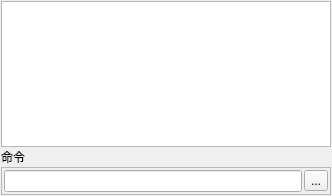
<?xml version="1.0" encoding="UTF-8"?>
<ui version="4.0">
 <class>QG_CommandWidget</class>
 <widget class="QWidget" name="QG_CommandWidget">
  <property name="geometry">
   <rect>
    <x>0</x>
    <y>0</y>
    <width>332</width>
    <height>196</height>
   </rect>
  </property>
  <property name="windowTitle">
   <string>Command Line</string>
  </property>
  <layout class="QVBoxLayout">
   <property name="spacing">
    <number>1</number>
   </property>
   <property name="leftMargin">
    <number>1</number>
   </property>
   <property name="topMargin">
    <number>1</number>
   </property>
   <property name="rightMargin">
    <number>1</number>
   </property>
   <property name="bottomMargin">
    <number>1</number>
   </property>
   <item>
    <widget class="QG_CommandHistory" name="teHistory">
     <property name="minimumSize">
      <size>
       <width>0</width>
       <height>23</height>
      </size>
     </property>
     <property name="focusPolicy">
      <enum>Qt::NoFocus</enum>
     </property>
     <property name="toolTip">
      <string>Command history and output</string>
     </property>
     <property name="lineWidth">
      <number>0</number>
     </property>
     <property name="horizontalScrollBarPolicy">
      <enum>Qt::ScrollBarAlwaysOff</enum>
     </property>
     <property name="documentTitle">
      <string notr="true"/>
     </property>
     <property name="undoRedoEnabled">
      <bool>false</bool>
     </property>
     <property name="readOnly">
      <bool>true</bool>
     </property>
     <property name="html">
      <string notr="true">&lt;!DOCTYPE HTML PUBLIC &quot;-//W3C//DTD HTML 4.0//EN&quot; &quot;http://www.w3.org/TR/REC-html40/strict.dtd&quot;&gt;
&lt;html&gt;&lt;head&gt;&lt;meta name=&quot;qrichtext&quot; content=&quot;1&quot; /&gt;&lt;style type=&quot;text/css&quot;&gt;
p, li { white-space: pre-wrap; }
&lt;/style&gt;&lt;/head&gt;&lt;body style=&quot; font-family:'Microsoft YaHei'; font-size:11pt; font-weight:400; font-style:normal;&quot;&gt;
&lt;p style=&quot;-qt-paragraph-type:empty; margin-top:0px; margin-bottom:0px; margin-left:0px; margin-right:0px; -qt-block-indent:0; text-indent:0px; font-family:'Sans'; font-size:10pt;&quot;&gt;&lt;br /&gt;&lt;/p&gt;&lt;/body&gt;&lt;/html&gt;</string>
     </property>
     <property name="acceptRichText">
      <bool>false</bool>
     </property>
     <property name="linkUnderline" stdset="0">
      <bool>false</bool>
     </property>
    </widget>
   </item>
   <item>
    <widget class="QLabel" name="lCommand">
     <property name="text">
      <string>命令</string>
     </property>
     <property name="wordWrap">
      <bool>false</bool>
     </property>
    </widget>
   </item>
   <item>
    <widget class="QFrame" name="frame">
     <property name="frameShape">
      <enum>QFrame::StyledPanel</enum>
     </property>
     <property name="frameShadow">
      <enum>QFrame::Raised</enum>
     </property>
     <layout class="QHBoxLayout" name="horizontalLayout">
      <property name="spacing">
       <number>2</number>
      </property>
      <property name="leftMargin">
       <number>2</number>
      </property>
      <property name="topMargin">
       <number>2</number>
      </property>
      <property name="rightMargin">
       <number>2</number>
      </property>
      <property name="bottomMargin">
       <number>2</number>
      </property>
      <item>
       <widget class="QG_CommandEdit" name="leCommand"/>
      </item>
      <item>
       <widget class="QToolButton" name="options_button">
        <property name="text">
         <string>...</string>
        </property>
        <property name="icon">
         <iconset resource="../../../res/icons/icons.qrc">
          <normaloff>:/icons/options.svg</normaloff>:/icons/options.svg</iconset>
        </property>
        <property name="iconSize">
         <size>
          <width>12</width>
          <height>12</height>
         </size>
        </property>
        <property name="popupMode">
         <enum>QToolButton::InstantPopup</enum>
        </property>
        <property name="toolButtonStyle">
         <enum>Qt::ToolButtonIconOnly</enum>
        </property>
       </widget>
      </item>
     </layout>
    </widget>
   </item>
  </layout>
 </widget>
 <layoutdefault spacing="6" margin="11"/>
 <customwidgets>
  <customwidget>
   <class>QG_CommandHistory</class>
   <extends>QTextEdit</extends>
   <header>qg_commandhistory.h</header>
  </customwidget>
  <customwidget>
   <class>QG_CommandEdit</class>
   <extends>QLineEdit</extends>
   <header>qg_commandedit.h</header>
  </customwidget>
 </customwidgets>
 <resources>
  <include location="../../../res/icons/icons.qrc"/>
  <include location="../../../res/icons/icons.qrc"/>
  <include location="../../../res/icons/icons.qrc"/>
 </resources>
 <connections/>
</ui>
